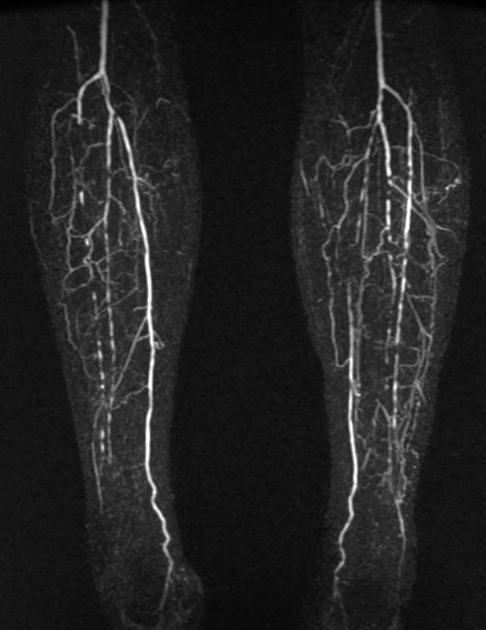
#> input picture resource/HW1_img/Prob5_img.tif, 486 x 630 px, found by its file name
$ python 5c_neg.py
#> lines starting #> are read from the running program, lines starting #| are printed output that depends on the picture
import cv2
import matplotlib.pyplot as plt

image_path = "./resource/HW1_img/Prob5_img.tif"
original_img = cv2.imread(image_path, cv2.IMREAD_GRAYSCALE)
#> original_img is the input picture: shape (630, 486); min 0, max 255, mean 34.9

if original_img is None:
    raise FileNotFoundError()

# -------------------------- 2. 生成灰度负片（核心：灰度反转） --------------------------
# 公式：负片像素 = 255 - 原始像素（自动适配uint8类型，无需额外转换）
negative_img = 255 - original_img
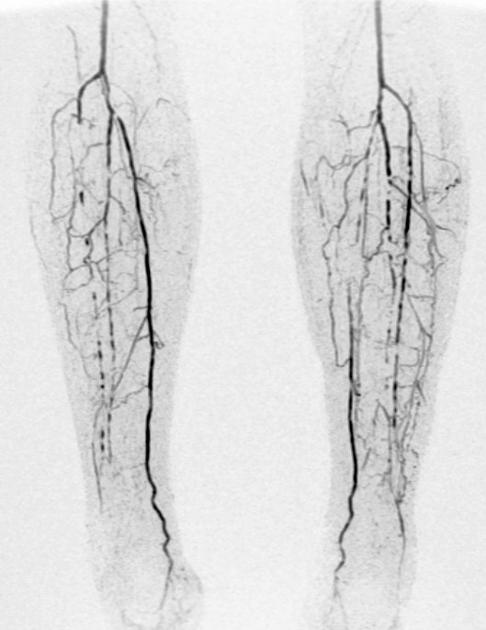
#> negative_img: shape (630, 486); min 0, max 255, mean 220.1

# -------------------------- 3. 显示原始图像+直方图 / 负片图像+直方图 --------------------------
plt.figure(figsize=(14, 8))

# 子图1：原始灰度图像
plt.subplot(2, 2, 1)
plt.imshow(original_img, cmap="gray")
plt.title("Original Grayscale Image")
plt.axis("off")

# 子图2：原始图像直方图
plt.subplot(2, 2, 2)
plt.hist(original_img.ravel(), bins=256, range=[0, 255], color="gray")
plt.title("Histogram of Original Image")
plt.xlabel("Gray Level (0-255)")
plt.ylabel("Pixel Count")

# 子图3：灰度负片图像
plt.subplot(2, 2, 3)
plt.imshow(negative_img, cmap="gray")
plt.title("Negative Image (Gray-level Inversion)")
plt.axis("off")

# 子图4：负片图像直方图
plt.subplot(2, 2, 4)
plt.hist(negative_img.ravel(), bins=256, range=[0, 255], color="gray")
plt.title("Histogram of Negative Image")
plt.xlabel("Gray Level (0-255)")
plt.ylabel("Pixel Count")

# 调整布局并显示
plt.tight_layout()
plt.show()
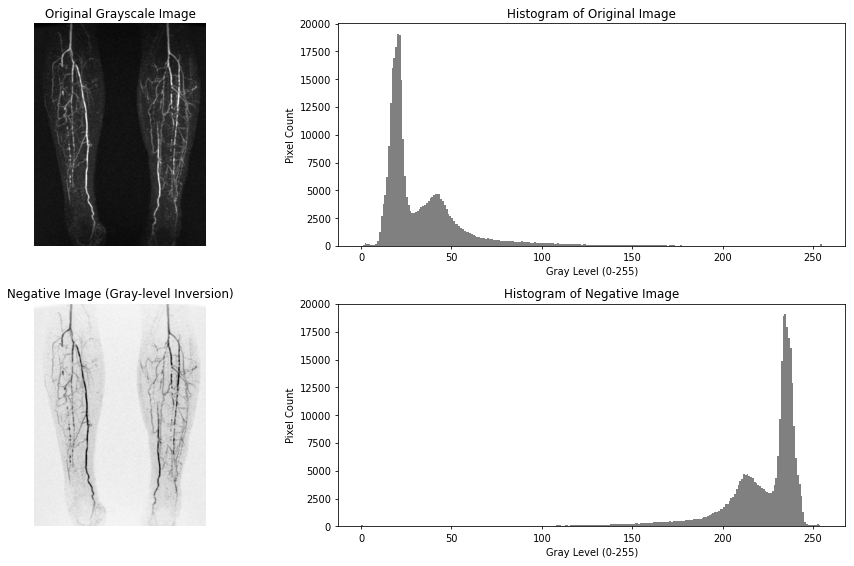
#> figure drawn by matplotlib, 4 panels; panel 2: tallest bar 19079 high, from x = 19.92 to 20.92; panel 4: tallest bar 19079 high, from x = 234.1 to 235.1
